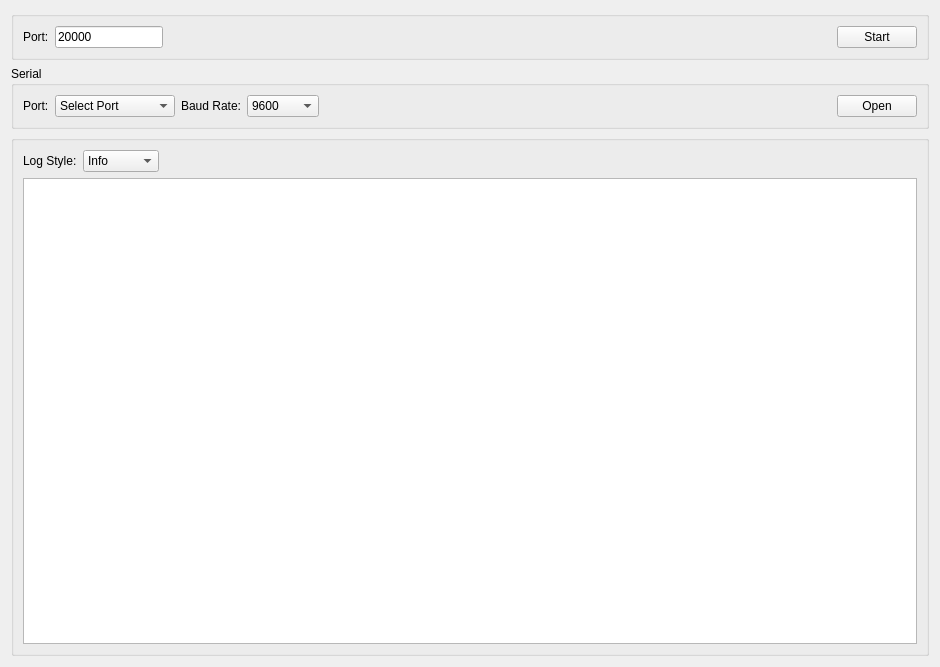
<?xml version="1.0" encoding="UTF-8"?>
<ui version="4.0">
 <class>MicUdpWidget</class>
 <widget class="QWidget" name="MicUdpWidget">
  <property name="geometry">
   <rect>
    <x>0</x>
    <y>0</y>
    <width>940</width>
    <height>667</height>
   </rect>
  </property>
  <property name="palette">
   <palette>
    <active/>
    <inactive/>
    <disabled/>
   </palette>
  </property>
  <property name="windowTitle">
   <string>Form</string>
  </property>
  <layout class="QGridLayout" name="gridLayout_5">
   <item row="0" column="0">
    <widget class="QGroupBox" name="gpMicUdpInput">
     <property name="title">
      <string/>
     </property>
     <layout class="QGridLayout" name="gridLayout">
      <item row="0" column="0">
       <widget class="QLabel" name="label_MicUdp_5">
        <property name="text">
         <string>Port:</string>
        </property>
       </widget>
      </item>
      <item row="0" column="1">
       <widget class="QLineEdit" name="lePort">
        <property name="sizePolicy">
         <sizepolicy hsizetype="Fixed" vsizetype="Fixed">
          <horstretch>0</horstretch>
          <verstretch>0</verstretch>
         </sizepolicy>
        </property>
        <property name="text">
         <string>20000</string>
        </property>
       </widget>
      </item>
      <item row="0" column="2">
       <spacer name="horizontalSpacer">
        <property name="orientation">
         <enum>Qt::Horizontal</enum>
        </property>
        <property name="sizeHint" stdset="0">
         <size>
          <width>470</width>
          <height>17</height>
         </size>
        </property>
       </spacer>
      </item>
      <item row="0" column="3">
       <widget class="QPushButton" name="btnMicUdpStartStop">
        <property name="minimumSize">
         <size>
          <width>0</width>
          <height>20</height>
         </size>
        </property>
        <property name="text">
         <string>Start</string>
        </property>
       </widget>
      </item>
     </layout>
    </widget>
   </item>
   <item row="1" column="0">
    <widget class="QGroupBox" name="groupBox">
     <property name="title">
      <string>Serial</string>
     </property>
     <layout class="QGridLayout" name="gridLayout_4">
      <item row="0" column="0">
       <layout class="QGridLayout" name="gridLayout_2">
        <item row="0" column="2">
         <widget class="QLabel" name="label_3">
          <property name="text">
           <string>Baud Rate:</string>
          </property>
         </widget>
        </item>
        <item row="0" column="3">
         <widget class="QComboBox" name="cmbBaud">
          <item>
           <property name="text">
            <string>9600</string>
           </property>
          </item>
          <item>
           <property name="text">
            <string>38400</string>
           </property>
          </item>
          <item>
           <property name="text">
            <string>115200</string>
           </property>
          </item>
         </widget>
        </item>
        <item row="0" column="1">
         <widget class="QComboBox" name="cmbSerialPort">
          <property name="sizePolicy">
           <sizepolicy hsizetype="Fixed" vsizetype="Fixed">
            <horstretch>0</horstretch>
            <verstretch>0</verstretch>
           </sizepolicy>
          </property>
          <property name="minimumSize">
           <size>
            <width>120</width>
            <height>0</height>
           </size>
          </property>
          <item>
           <property name="text">
            <string>Select Port</string>
           </property>
          </item>
         </widget>
        </item>
        <item row="0" column="0">
         <widget class="QLabel" name="label_2">
          <property name="text">
           <string>Port:</string>
          </property>
         </widget>
        </item>
       </layout>
      </item>
      <item row="0" column="1">
       <spacer name="horizontalSpacer_3">
        <property name="orientation">
         <enum>Qt::Horizontal</enum>
        </property>
        <property name="sizeHint" stdset="0">
         <size>
          <width>479</width>
          <height>20</height>
         </size>
        </property>
       </spacer>
      </item>
      <item row="0" column="2">
       <widget class="QPushButton" name="btnSerial">
        <property name="text">
         <string>Open</string>
        </property>
       </widget>
      </item>
     </layout>
    </widget>
   </item>
   <item row="2" column="0">
    <widget class="QGroupBox" name="gpMicUdpStats">
     <property name="title">
      <string/>
     </property>
     <layout class="QGridLayout" name="gridLayout_3">
      <item row="0" column="2">
       <spacer name="horizontalSpacer_2">
        <property name="orientation">
         <enum>Qt::Horizontal</enum>
        </property>
        <property name="sizeHint" stdset="0">
         <size>
          <width>781</width>
          <height>20</height>
         </size>
        </property>
       </spacer>
      </item>
      <item row="0" column="1">
       <widget class="QComboBox" name="cmbMicUdpLogLevel">
        <property name="currentIndex">
         <number>2</number>
        </property>
        <item>
         <property name="text">
          <string>None</string>
         </property>
        </item>
        <item>
         <property name="text">
          <string>Error</string>
         </property>
        </item>
        <item>
         <property name="text">
          <string>Info</string>
         </property>
        </item>
        <item>
         <property name="text">
          <string>Debug</string>
         </property>
        </item>
        <item>
         <property name="text">
          <string>Verbose</string>
         </property>
        </item>
       </widget>
      </item>
      <item row="1" column="0" colspan="3">
       <widget class="QTextEdit" name="teMicUdp">
        <property name="html">
         <string>&lt;!DOCTYPE HTML PUBLIC &quot;-//W3C//DTD HTML 4.0//EN&quot; &quot;http://www.w3.org/TR/REC-html40/strict.dtd&quot;&gt;
&lt;html&gt;&lt;head&gt;&lt;meta name=&quot;qrichtext&quot; content=&quot;1&quot; /&gt;&lt;meta charset=&quot;utf-8&quot; /&gt;&lt;style type=&quot;text/css&quot;&gt;
p, li { white-space: pre-wrap; }
&lt;/style&gt;&lt;/head&gt;&lt;body style=&quot; font-family:'Ubuntu'; font-size:11pt; font-weight:400; font-style:normal;&quot;&gt;
&lt;p style=&quot;-qt-paragraph-type:empty; margin-top:0px; margin-bottom:0px; margin-left:0px; margin-right:0px; -qt-block-indent:0; text-indent:0px;&quot;&gt;&lt;br /&gt;&lt;/p&gt;&lt;/body&gt;&lt;/html&gt;</string>
        </property>
       </widget>
      </item>
      <item row="0" column="0">
       <widget class="QLabel" name="label">
        <property name="text">
         <string>Log Style:</string>
        </property>
       </widget>
      </item>
     </layout>
    </widget>
   </item>
  </layout>
 </widget>
 <resources/>
 <connections/>
</ui>
